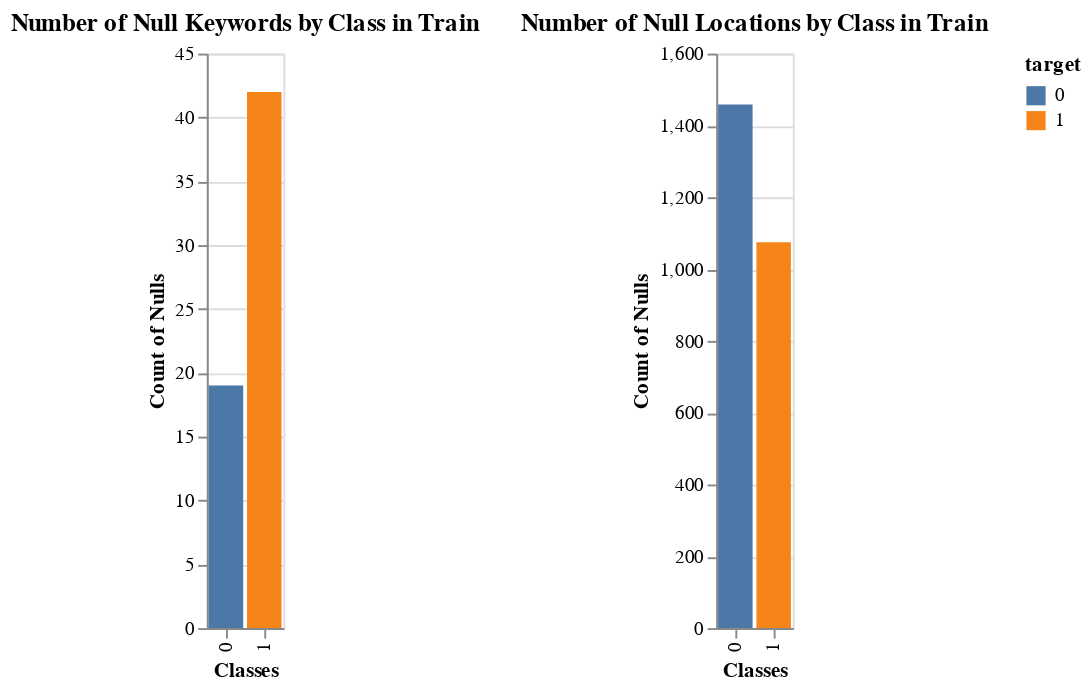

Notebook source saved alongside this figure:
### Code cell
#Plotting nulls for keyword and location by class --train
key_null_train = train[train['keyword'] == '']
location_null_train = train[train['location'] == '']
key = alt.Chart(key_null_train).mark_bar().encode(
    alt.X('target:N', title = 'Classes'),
    alt.Y('count()', title = 'Count of Nulls'),
    color = alt.Color('target:N')
).properties(title = 'Number of Null Keywords by Class in Train').interactive()
location = alt.Chart(location_null_train).mark_bar().encode(
    alt.X('target:N', title = 'Classes'),
    alt.Y('count()', title = 'Count of Nulls'),
    color = alt.Color('target:N')
).properties(title = 'Number of Null Locations by Class in Train').interactive()
key | location

### Figure 1 — Vega-Lite specification as saved in the notebook (floating-point values rounded to 4 significant figures; data arrays with more than 128 entries replaced by an {"elided": "..."} marker saying what was removed)
{"config": {"view": {"continuousWidth": 400, "continuousHeight": 300}}, "hconcat": [{"data": {"name": "data-1e218c0730579fbf234657561d3e03e4"}, "mark": "bar", "encoding": {"color": {"field": "target", "type": "nominal"}, "x": {"field": "target", "title": "Classes", "type": "nominal"}, "y": {"aggregate": "count", "title": "Count of Nulls", "type": "quantitative"}}, "selection": {"selector001": {"type": "interval", "bind": "scales", "encodings": ["x", "y"]}}, "title": "Number of Null Keywords by Class in Train"}, {"data": {"name": "data-8a5d594cc9ea8f725e2143198e8288a6"}, "mark": "bar", "encoding": {"color": {"field": "target", "type": "nominal"}, "x": {"field": "target", "title": "Classes", "type": "nominal"}, "y": {"aggregate": "count", "title": "Count of Nulls", "type": "quantitative"}}, "selection": {"selector002": {"type": "interval", "bind": "scales", "encodings": ["x", "y"]}}, "title": "Number of Null Locations by Class in Train"}], "$schema": "https://vega.github.io/schema/vega-lite/v4.17.0.json", "datasets": {"data-1e218c0730579fbf234657561d3e03e4": [{"id": 1, "keyword": "", "location": "", "text": "Our Deeds are the Reason of this #earthquake May ALLAH Forgive us all", "target": 1}, {"id": 4, "keyword": "", "location": "", "text": "Forest fire near La Ronge Sask. Canada", "target": 1}, {"id": 5, "keyword": "", "location": "", "text": "All residents asked to 'shelter in place' are being notified by officers. No other evacuation or shelter in place orders are expected", "target": 1}, {"id": 6, "keyword": "", "location": "", "text": "13,000 people receive #wildfires evacuation orders in California ", "target": 1}, {"id": 7, "keyword": "", "location": "", "text": "Just got sent this photo from Ruby #Alaska as smoke from #wildfires pours into a school ", "target": 1}, {"id": 8, "keyword": "", "location": "", "text": "#RockyFire Update => California Hwy. 20 closed in both directions due to Lake County fire - #CAfire #wildfires", "target": 1}, {"id": 10, "keyword": "", "location": "", "text": "#flood #disaster Heavy rain causes flash flooding of streets in Manitou, Colorado Springs areas", "target": 1}, {"id": 13, "keyword": "", "location": "", "text": "I'm on top of the hill and I can see a fire in the woods...", "target": 1}, {"id": 14, "keyword": "", "location": "", "text": "There's an emergency evacuation happening now in the building across the street", "target": 1}, {"id": 15, "keyword": "", "location": "", "text": "I'm afraid that the tornado is coming to our area...", "target": 1}, {"id": 16, "keyword": "", "location": "", "text": "Three people died from the heat wave so far", "target": 1}, {"id": 17, "keyword": "", "location": "", "text": "Haha South Tampa is getting flooded hah- WAIT A SECOND I LIVE IN SOUTH TAMPA WHAT AM I GONNA DO WHAT AM I GONNA DO FVCK #flooding", "target": 1}, {"id": 18, "keyword": "", "location": "", "text": "#raining #flooding #Florida #TampaBay #Tampa 18 or 19 days. I've lost count ", "target": 1}, {"id": 19, "keyword": "", "location": "", "text": "#Flood in Bago Myanmar #We arrived Bago", "target": 1}, {"id": 20, "keyword": "", "location": "", "text": "Damage to school bus on 80 in multi car crash #BREAKING ", "target": 1}, {"id": 23, "keyword": "", "location": "", "text": "What's up man?", "target": 0}, {"id": 24, "keyword": "", "location": "", "text": "I love fruits", "target": 0}, {"id": 25, "keyword": "", "location": "", "text": "Summer is lovely", "target": 0}, {"id": 26, "keyword": "", "location": "", "text": "My car is so fast", "target": 0}, {"id": 28, "keyword": "", "location": "", "text": "What a goooooooaaaaaal!!!!!!", "target": 0}, {"id": 31, "keyword": "", "location": "", "text": "this is ridiculous....", "target": 0}, {"id": 32, "keyword": "", "location": "", "text": "London is cool ;)", "target": 0}, {"id": 33, "keyword": "", "location": "", "text": "Love skiing", "target": 0}, {"id": 34, "keyword": "", "location": "", "text": "What a wonderful day!", "target": 0}, {"id": 36, "keyword": "", "location": "", "text": "LOOOOOOL", "target": 0}, {"id": 37, "keyword": "", "location": "", "text": "No way...I can't eat that shit", "target": 0}, {"id": 38, "keyword": "", "location": "", "text": "Was in NYC last week!", "target": 0}, {"id": 39, "keyword": "", "location": "", "text": "Love my girlfriend", "target": 0}, {"id": 40, "keyword": "", "location": "", "text": "Cooool :)", "target": 0}, {"id": 41, "keyword": "", "location": "", "text": "Do you like pasta?", "target": 0}, {"id": 44, "keyword": "", "location": "", "text": "The end!", "target": 0}, {"id": 10835, "keyword": "", "location": "", "text": "Pic of 16yr old PKK suicide bomber who detonated bomb in Turkey Army trench released http://t.co/aaWZXykLES http://t.co/RsMvgDxRiv", "target": 1}, {"id": 10837, "keyword": "", "location": "", "text": "These boxes are ready to explode! Exploding Kittens finally arrived! gameofkittens #explodingkittensÛ_ https://t.co/TFGrAyuDC5", "target": 0}, {"id": 10839, "keyword": "", "location": "", "text": "Calgary Police Flood Road Closures in Calgary. http://t.co/RLN09WKe9g", "target": 1}, {"id": 10840, "keyword": "", "location": "", "text": "#Sismo DETECTADO #JapÌ_n 15:41:07 Seismic intensity 0 Iwate Miyagi JST #?? http://t.co/gMoUl9zQ2Q", "target": 1}, {"id": 10841, "keyword": "", "location": "", "text": "Sirens everywhere!", "target": 0}, {"id": 10842, "keyword": "", "location": "", "text": "BREAKING: #ISIS claims responsibility for mosque attack in Saudi Arabia that killed 13 http://t.co/VZ640XOSwj http://t.co/m2HpnOAK8b", "target": 1}, {"id": 10843, "keyword": "", "location": "", "text": "Omg earthquake", "target": 1}, {"id": 10844, "keyword": "", "location": "", "text": "SEVERE WEATHER BULLETIN No. 5 FOR: TYPHOON ÛÏ#HannaPHÛ (SOUDELOR) TROPICAL CYCLONE: WARNING ISSUED AT 5:00 PM 06... http://t.co/tHhjJw51PE Û_", "target": 1}, {"id": 10846, "keyword": "", "location": "", "text": "Heat wave warning aa? Ayyo dei. Just when I plan to visit friends after a year.", "target": 1}, {"id": 10847, "keyword": "", "location": "", "text": "An IS group suicide bomber detonated an explosives-packed vest in a mosque inside a Saudi special forces headquarters killing 15 people.", "target": 1}, {"id": 10848, "keyword": "", "location": "", "text": "I just heard a really loud bang and everyone is asleep great", "target": 0}, {"id": 10849, "keyword": "", "location": "", "text": "A gas thing just exploded and I heard screams and now the whole street smells of gas ... ??", "target": 1}, {"id": 10850, "keyword": "", "location": "", "text": "NWS: Flash Flood Warning Continued for Shelby County until 08:00 PM Wednesday. http://t.co/nZ7ACKRrJi #tnwx", "target": 1}, {"id": 10851, "keyword": "", "location": "", "text": "RT @LivingSafely: #NWS issues Severe #Thunderstorm Warnings for parts of #AR #NC #OK. Expect more trauma cases: http://t.co/FWqfCKNCQW", "target": 1}, {"id": 10852, "keyword": "", "location": "", "text": "#??? #?? #??? #??? MH370: Aircraft debris found on La Reunion is from missing Malaysia Airlines ... http://t.co/5B7qT2YxdA", "target": 1}, {"id": 10853, "keyword": "", "location": "", "text": "Father-of-three Lost Control of Car After Overtaking and Collided #BathAndNorthEastSomerset http://t.co/fa3FcnlN86", "target": 1}, {"id": 10854, "keyword": "", "location": "", "text": "1.3 #Earthquake in 9Km Ssw Of Anza California #iPhone users download the Earthquake app for more information http://t.co/V3aZWOAmzK", "target": 1}, {"id": 10855, "keyword": "", "location": "", "text": "Evacuation order lifted for town of Roosevelt: http://t.co/EDyfo6E2PU http://t.co/M5KxLPKFA1", "target": 1}, {"id": 10859, "keyword": "", "location": "", "text": "#breaking #LA Refugio oil spill may have been costlier bigger than projected http://t.co/5ueCmcv2Pk", "target": 1}, {"id": 10860, "keyword": "", "location": "", "text": "a siren just went off and it wasn't the Forney tornado warning ??", "target": 1}, {"id": 10862, "keyword": "", "location": "", "text": "Officials say a quarantine is in place at an Alabama home over a possible Ebola case after developing symptoms... http://t.co/rqKK15uhEY", "target": 1}, {"id": 10863, "keyword": "", "location": "", "text": "#WorldNews Fallen powerlines on G:link tram: UPDATE: FIRE crews have evacuated up to 30 passengers who were tr... http://t.co/EYSVvzA7Qm", "target": 1}, {"id": 10864, "keyword": "", "location": "", "text": "on the flip side I'm at Walmart and there is a bomb and everyone had to evacuate so stay tuned if I blow up or not", "target": 1}, {"id": 10866, "keyword": "", "location": "", "text": "Suicide bomber kills 15 in Saudi security site mosque - Reuters via World - Google News - Wall ... http://t.co/nF4IculOje", "target": 1}, {"id": 10867, "keyword": "", "location": "", "text": "#stormchase Violent Record Breaking EF-5 El Reno Oklahoma Tornado Nearly Runs Over ... - http://t.co/3SICroAaNz http://t.co/I27Oa0HISp", "target": 1}, {"id": 10869, "keyword": "", "location": "", "text": "Two giant cranes holding a bridge collapse into nearby homes http://t.co/STfMbbZFB5", "target": 1}, {"id": 10870, "keyword": "", "location": "", "text": "@aria_ahrary @TheTawniest The out of control wild fires in California even in the Northern part of the state. Very troubling.", "target": 1}, {"id": 10871, "keyword": "", "location": "", "text": "M1.94 [01:04 UTC]?5km S of Volcano Hawaii. http://t.co/zDtoyd8EbJ", "target": 1}, {"id": 10872, "keyword": "", "location": "", "text": "Police investigating after an e-bike collided with a car in Little Portugal. E-bike rider suffered serious non-life threatening injuries.", "target": 1}, {"id": 10873, "keyword": "", "location": "", "text": "The Latest: More Homes Razed by Northern California Wildfire - ABC News http://t.co/YmY4rSkQ3d", "target": 1}], "data-8a5d594cc9ea8f725e2143198e8288a6": {"elided": "2533 records"}}}
